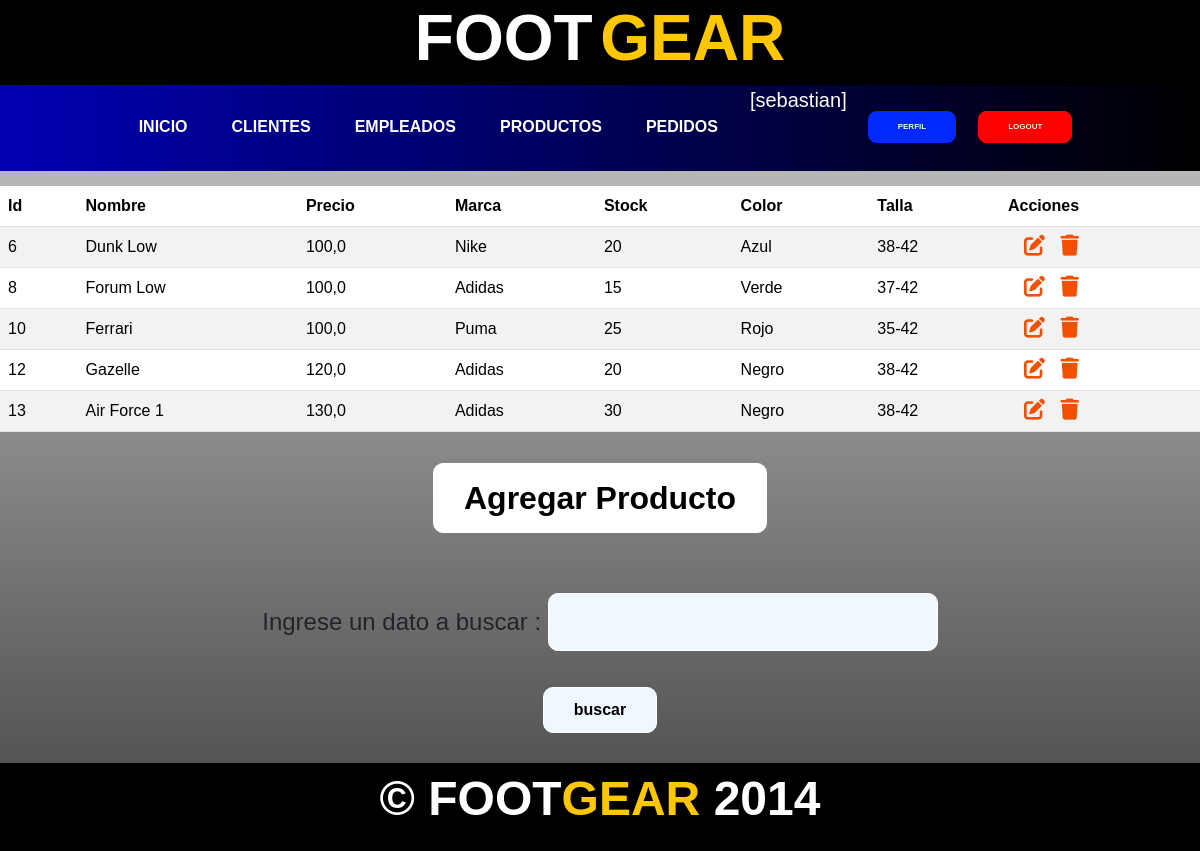
/productos/ (signed in), run on an earlier commit of the app's database.
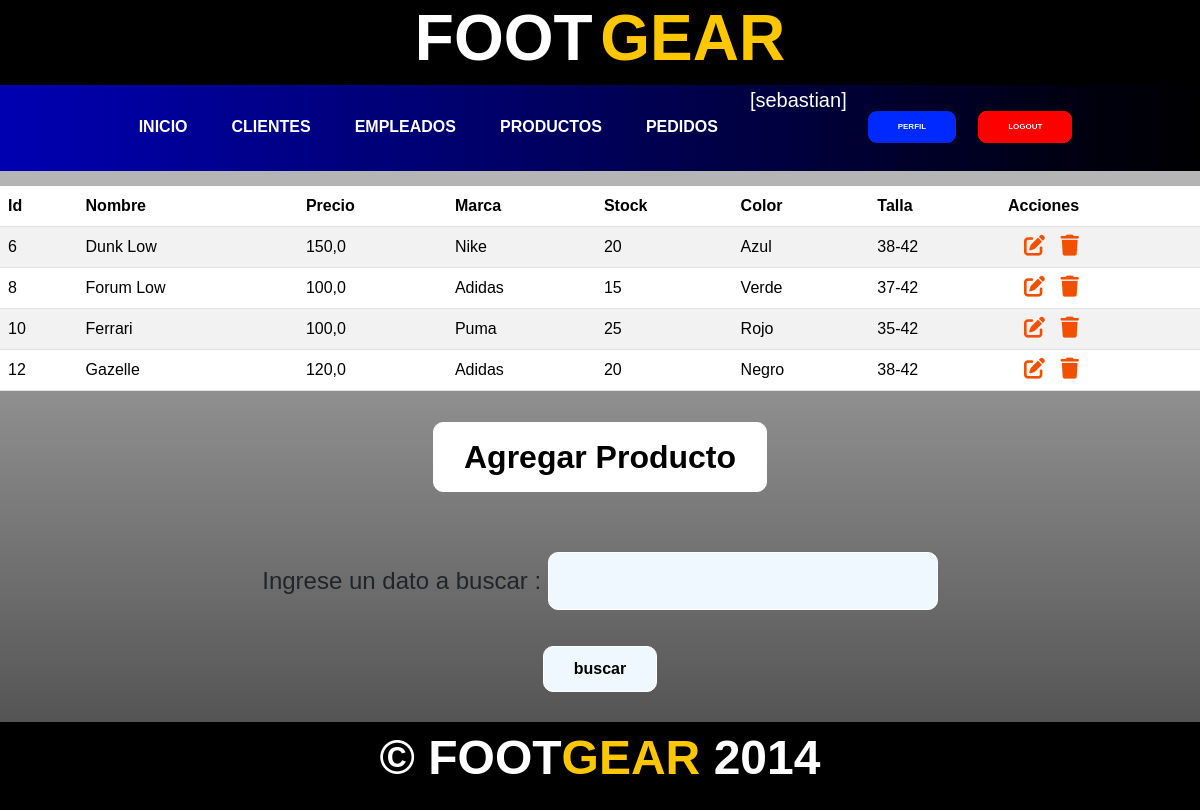
And on a later commit of the database.
### aplicacion/models.py (models this page shows, shortened)
class Producto(models.Model):
    nombre = models.CharField(max_length=50)
    precio  = models.FloatField()
    marca = models.CharField(max_length=50)
    stock = models.IntegerField()
    color = models.CharField(max_length=50)
    talla = models.CharField(max_length=50)

### aplicacion/views.py (the view)
# urls.py: path('productos/', productos,name="productos"),
@login_required
def productos(request):
    formulario_producto = ProductoForm()
    contexto = {
        'productos': Producto.objects.all(),
        'form': formulario_producto
    }
    return render(request,"aplicacion/productos.html",contexto)

### aplicacion/forms.py
class ProductoForm(forms.Form):
    nombre = forms.CharField(max_length=50,required=True)
    precio = forms.FloatField(required=True)
    marca = forms.CharField(max_length=50,required=True)
    stock = forms.IntegerField(required=True)
    color = forms.CharField(max_length=50,required=True)
    talla = forms.CharField(max_length=50,required=True)

### aplicacion/templates/aplicacion/productos.html (shortened to what this page needs)
{% extends 'aplicacion/index.html' %}
{% block tabla_productos %}
<div class="button_container">
    <table class="table table-striped">
        <thead>
            <tr>
                <th>Id</th>
                <th>Nombre</th>
                <th>Precio</th>
                <th>Marca</th>
                <th>Stock</th>
                <th>Color</th>
                <th>Talla</th>
                <th>Acciones</th>
            </tr>
        </thead>
        <tbody>
        {% for p in productos %}
            <tr>
                <td>{{ p.id }}</td>
                <td>{{ p.nombre }}</td>
                <td>{{ p.precio }}</td>
                <td>{{ p.marca }}</td>
                <td>{{ p.stock }}</td>
                <td>{{ p.color }}</td>
                <td>{{ p.talla }}</td>
                <td>
                    <a
                    href="{% url 'producto_update' p.id %}"
                    class="btn editar_tablas"
                    style="--bs-btn-padding-y: .25rem;"
                    >
                    </a>
                    <a
                    href="{% url 'producto_delete' p.id %}"
                    class="btn borrar_tablas"
                    style="--bs-btn-padding-y: .25rem;"
                    >
                    </a>
                </td>
            </tr>
        {% endfor %}
        </tbody>
    </table>
</div>
{% endblock tabla_productos%}
{% block formulario %}
<div class="button_container">
    <button  id="mostrarFormulario">Agregar Producto</button>
</div>
{% endblock formulario %}
{% block busqueda %}
<form action="{% url 'encontrar_productos' %}" method="get">
    <div class="tabla_formularios">
        <p class="texto_buscar">Ingrese un dato a buscar : <input type="text" name= "buscar" id= "buscar"></p>
    </div>
    <div class="form">
        <input type="submit" value="buscar">
    </div>
</form>
{% endblock busqueda %}

What changed in the data, as far as the page shows it:
removed Producto: id "13", nombre "Air Force 1", precio "130,0", marca "Adidas", stock "30", color "Negro", talla "38-42"
changed Producto "Dunk Low": precio "100,0" → "150,0"
